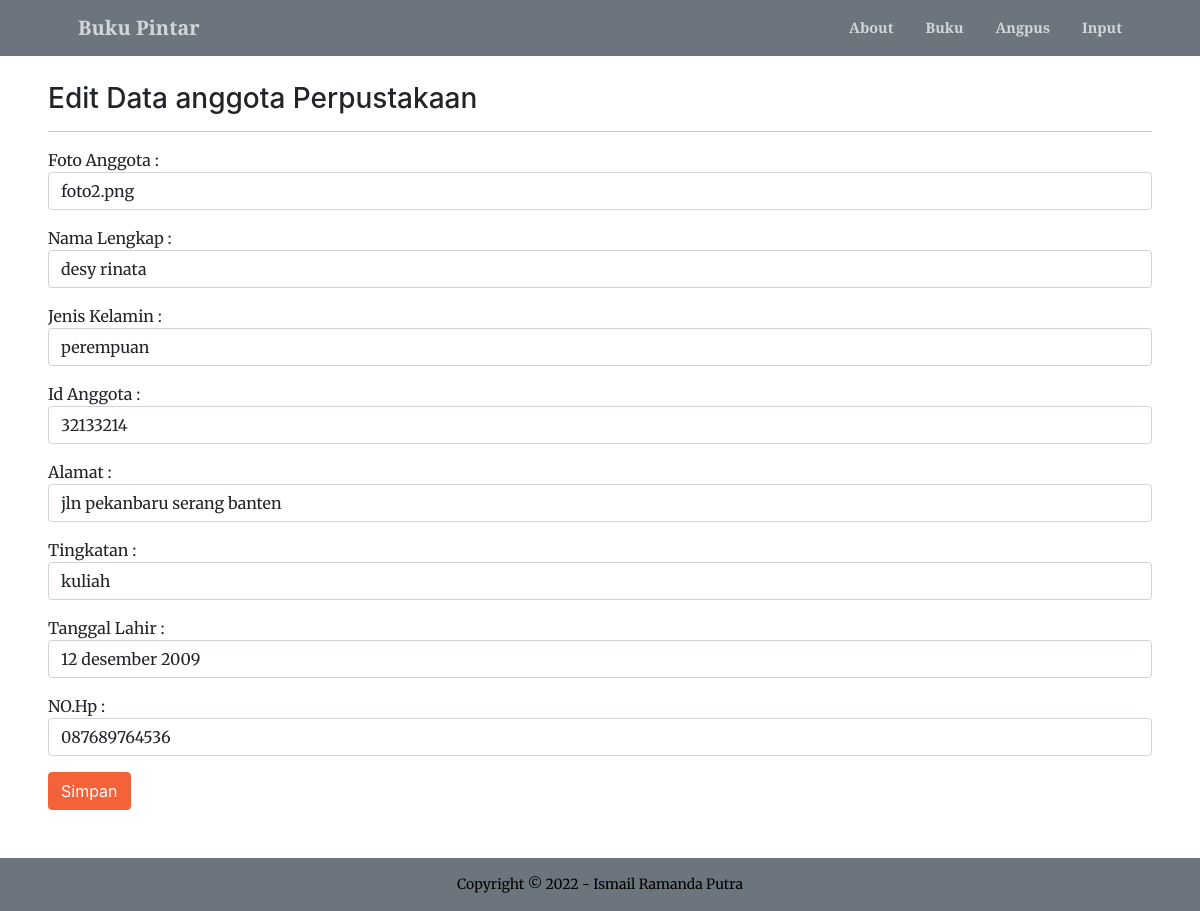
Screenshot of /edit2.php?id=1 with the database file from the repository.
### tables this page shows
CREATE TABLE `anggota_perpus` (
  `id` int(11) NOT NULL,
  `id_anggota` varchar(10) NOT NULL,
  `nama` varchar(50) NOT NULL,
  `jenis_kelamin` varchar(20) NOT NULL,
  `alamat` varchar(50) NOT NULL,
  `no_hp` varchar(25) NOT NULL,
  `tingkatan` varchar(20) NOT NULL,
  `tanggal_lahir` varchar(25) NOT NULL,
  `foto_anggota` varchar(20) NOT NULL
);

### functions.php (called while the page is built, shortened)
<?php
$konn = mysqli_connect('localhost', 'root', '', 'UAS_1904030062');
function query($query)
{
  global $konn;
  $result = mysqli_query($konn, $query);
  if (mysqli_num_rows($result) == 1) {
    return mysqli_fetch_assoc($result);
  }
  $rows = [];
  return $rows;
}

### edit2.php (the view, shortened to what this page needs)
<?php
require 'functions.php';
$id = $_GET['id'];
$anggota = query("SELECT * FROM anggota_perpus WHERE id = $id");
?>
<!DOCTYPE html>
<html lang="en">
    <head>
        <link href="https://cdn.jsdelivr.net/npm/bootstrap-icons@1.5.0/font/bootstrap-icons.css" rel="stylesheet" />
        <link href="https://cdnjs.cloudflare.com/ajax/libs/SimpleLightbox/2.1.0/simpleLightbox.min.css" rel="stylesheet" />
        <link href="css/styles.css" rel="stylesheet" />
    </head>
    <body id="page-top">
        <nav class="navbar navbar-expand-lg navbar-light bg-secondary fixed-top " id="mainNav">
            <div class="container px-4 px-lg-5">
                <a class="navbar-brand" href="#page-top">Buku Pintar</a>
                <div class="collapse navbar-collapse" id="navbarResponsive">
                    <ul class="navbar-nav ms-auto my-2 my-lg-0">
                        <li class="nav-item"><a class="nav-link" href="index.php">About</a></li>
                        <li class="nav-item"><a class="nav-link" href="buku.php">Buku</a></li>
                        <li class="nav-item"><a class="nav-link" href="anggota.php">Angpus</a></li>
                        <li class="nav-item"><a class="nav-link" href="input.php">Input</a></li>
                    </ul>
                </div>
            </div>
        </nav>
        <div class="col-md-15 p-5 pt-5">
      <h3><i class="fas fa-users"></i><br>Edit Data anggota Perpustakaan </h3>
      <hr>
      <form method="POST" action="">
        <div class="mb-3">
          <label for="foto_anggota">Foto Anggota : </label>
          <input type="text" class="form-control" id="foto_anggota" value="<?= $anggota['foto_anggota'] ?>" placeholder="foto anggota " name="foto_anggota" autofocus required autocomplete="off">
        </div>
        <div class="mb-3">
          <label for="nama">Nama Lengkap : </label>
          <input type="text" class="form-control" id="nama" value="<?= $anggota['nama'] ?>" placeholder="nama lengkap " name="nama" required autocomplete="off">
        </div>
        <div class="mb-3">
          <label for="jenis_kelamin">Jenis Kelamin : </label>
          <input type="text" class="form-control" id="jenis_kelamin" value="<?= $anggota['jenis_kelamin'] ?>" placeholder="jenis kelamin " name="jenis_kelamin" required autocomplete="off">
        </div>
        <div class="mb-3">
          <label for="id_anggota">Id Anggota : </label>
          <input type="text" class="form-control" id="id_anggota" value="<?= $anggota['id_anggota'] ?>" placeholder="id anggota" name="id_anggota" required autocomplete="off">
        </div>
        <div class="mb-3">
          <label for="alamat">Alamat : </label>
          <input type="text" class="form-control" id="alamat" value="<?= $anggota['alamat'] ?>" placeholder="alamat" name ="alamat"required autocomplete="off">
        </div>
        <div class="mb-3">
          <label for="tingkatan">Tingkatan : </label>
          <input type="text" class="form-control" id="tingkatan" value="<?= $anggota['tingkatan'] ?>" placeholder="pengarang" name="pengarang" required autocomplete="off">
        </div>
        <div class="mb-3">
          <label for="tanggal_lahir">Tanggal Lahir : </label>
          <input type="text" class="form-control" id="tanggal_lahir" value="<?= $anggota['tanggal_lahir'] ?>" placeholder="tanggal lahir" name ="tanggal_lahir"required autocomplete="off">
        </div>
        <div class="mb-3">
          <label for="no_hp">NO.Hp : </label>
          <input type="text" class="form-control" id="no_hp" value="<?= $anggota['no_hp'] ?>" placeholder="tulis no hp" name="no_hp" required autocomplete="off">
        </div>
        <button type="submit" class="btn btn-primary" name="edit">Simpan</button>
      </form>
    </div>
        <footer class="bg-secondary py-3">
            <div class="container px-4 px-lg-5"><div class="small text-center text-black">Copyright &copy; 2022 - Ismail Ramanda Putra</div></div>
        </footer>
    </body>
</html>

### rows the page displays
anggota_perpus: foto_anggota "foto2.png", nama "desy rinata", jenis_kelamin "perempuan", id_anggota "32133214", alamat "jln pekanbaru serang banten", pengarang "kuliah", tanggal_lahir "12 desember 2009", no_hp "087689764536"
